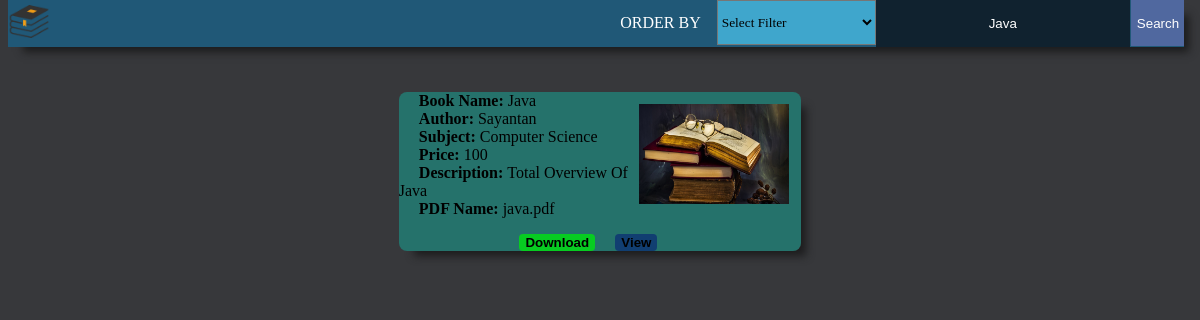
The app's page /php/Search_Record.php?Book_Name=Java with its own data.
### tables this page shows
CREATE TABLE `upload_record` (
  `ID` int(11) NOT NULL,
  `Email` char(50) DEFAULT NULL,
  `Book_Name` char(30) DEFAULT NULL,
  `Author` char(30) DEFAULT NULL,
  `Subject` char(30) DEFAULT NULL,
  `Price` int(11) DEFAULT NULL,
  `Description` text,
  `PDF_Name` text,
  `Image_Name` text,
  `downloads` int(11) DEFAULT '0',
  `views` int(11) DEFAULT '0',
  `Upload_Date_Time` datetime DEFAULT CURRENT_TIMESTAMP,
  `Priority_Points` int(11) DEFAULT '0'
);

### php/Search_Record.php (the view, shortened to what this page needs)
<!DOCTYPE html>
<html>
<head>
<link rel="stylesheet" type="text/css" href="css/Search_Record.css" />
<link rel="stylesheet" type="text/css" href="css/navigation_panel.css" />
</head>
<body bgcolor="#37383b" style="background-size: cover;height: 100%;background-attachment: fixed">
<ul class="navigation_bar">
<li style="float: left;"><img src="images/logo.png" width="42%" title="Next Book Store" /></li>
<form method="GET" action="<?php echo htmlspecialchars($_SERVER['PHP_SELF']) ?>">
<li style="float: right"><input type="submit" name="submit" value="Search" /></li>
<li style="float: right"><input type="text" placeholder="Enter Book Name" name="Book_Name" required value="<?php
if(isset($_GET['Book_Name']))
echo $_GET['Book_Name'];
else
echo $_SESSION['Book_Name'];
?>"/>
</li>
</form>
<li style="float: right">
<select id="orderBy">
<option value="none" select>Select Filter</option>
</select>
</li>
<li style="float: right;"><a>ORDER BY</a></li>
</ul>
<br><br><br><br>
<?php
if(!isset($_GET['Filter']))
{
$Filter=1;
}
else
{
$Filter=$_GET['Filter'];
}
	function validate_input($Input)
		{
		$Input=trim($Input);
		$Input=stripslashes($Input);
		$Input=htmlspecialchars($Input);
		return $Input;
		}
	if(!isset($_GET['Book_Name']))
	{
	$Input=$_SESSION['Book_Name'];
	}
	else
	{
	$Input=$_GET['Book_Name'];
	}
$Search_Query=validate_input($Input);
require("Connection.php");
$Command1="SELECT * FROM upload_record where Book_Name LIKE '%$Search_Query%' OR Description LIKE '%$Search_Query%' OR Author LIKE '%$Search_Query%' OR Subject LIKE '%$Search_Query%' ORDER BY Upload_Date_Time DESC";
$Command2="SELECT * FROM upload_record where Book_Name LIKE '%$Search_Query%' OR Description LIKE '%$Search_Query%' OR Author LIKE '%$Search_Query%' OR Subject LIKE '%$Search_Query%' ORDER BY Upload_Date_Time ASC";
$Command3="SELECT * FROM upload_record where Book_Name LIKE '%$Search_Query%' OR Description LIKE '%$Search_Query%' OR Author LIKE '%$Search_Query%' OR Subject LIKE '%$Search_Query%' ORDER BY Priority_Points DESC";
$Command4="SELECT * FROM upload_record where Book_Name LIKE '%$Search_Query%' OR Description LIKE '%$Search_Query%' OR Author LIKE '%$Search_Query%' OR Subject LIKE '%$Search_Query%' ORDER BY Priority_Points ASC";
	if($Filter==1)
$Result=mysqli_query($Connection,$Command1);
	elseif($Filter==2)
$Result=mysqli_query($Connection,$Command2);
	elseif($Filter==3)
$Result=mysqli_query($Connection,$Command3);
	else
$Result=mysqli_query($Connection,$Command4);
	if(mysqli_num_rows($Result)>0)
	{
		while($Display=mysqli_fetch_assoc($Result))
		{
		echo "<div class=card>";
		echo "<span style='padding-left: 5%'><b>Book Name: </b></span>".$Display['Book_Name'];
		echo "<img src='Image_uploads/".$Display['Image_Name']."'height='100' width='150' align='right' style='margin-top: 3%;margin-right: 3%'/>"."<br>";
		echo "<span style='padding-left: 5%'><b>Author: </b></span>".$Display['Author']."<br>";
		echo "<span style='padding-left: 5%'><b>Subject: </b></span>".$Display['Subject']."<br>";
		echo "<span style='padding-left: 5%'><b>Price: </b></span>".$Display['Price']."<br>";
		echo "<span style='padding-left: 5%'><b>Description: </b></span>".$Display['Description']."<br>";
		echo "<span style='padding-left: 5%'><b>PDF Name: </b></span>".$Display['PDF_Name']."<br>";
		echo "<a href='Download_PDF.php?id=".$Display['ID']."&PDF_Name=".$Display['PDF_Name']."'>";
		echo "<span style='padding-left: 30%'><button style='background-color: #07cc21;border: none;cursor:pointer;border-radius: 4px;margin-top: 4%' type='button'><b>Download</b></button></span>";
		echo "</a>";
		echo "<a href='View_PDF.php?id=".$Display['ID']."&PDF_Name=".$Display['PDF_Name']."'>";
		echo "<span style='padding-left: 5%'><button style='background-color: #113e71;border:none; cursor:pointer;border-radius: 4px;margin-top: 4%' type='button'><b>View</b></button></span>";
		echo "</a>";
		echo "</div>";
		}
	}
	else
	{
	echo "<span style='padding-left:45%;color: red'>No Record Found</span>";
	}
?>
</body>
</html>

### php/css/Search_Record.css (style rules this page uses)
.card { margin-top: 1%; margin-left: 33%; margin-right: 33%; border-radius: 8px; background-color: rgba(30,138,127,0.7); box-shadow: 10px 10px 8px -5px #1c1c1d; }

### php/css/navigation_panel.css (style rules this page uses)
ul { list-style-type: none; top: 0; margin-top: 0; padding: 0; overflow: hidden; position: fixed; width: 98%; background-color: rgba(10,120,180,0.5); box-shadow: 10px 10px 8px -5px #1c1c1d; }
li { float: left; }
li a { display: block; color: white; text-align: center; padding: 14px 16px; text-decoration: none; }
input[type=submit] { border: none; color: white; text-align: center; display: block; background-color: rgba(130,120,200,0.5); height: 46px; margin-left: 2%; text-decoration: none; width: 100%; }
input[type=text] { border: none; text-align: center; color: white; display: block; background-color: rgba(10,12,18,0.7); height: 45px; width: 250px; }
select { background-color: #3fa6cc; display: block; height: 45px; font-size: 11; font-family: Arial Rounded MT Bold; position: relative; }
select option { background-color: #3fa6cc; display: block; height: 45px; font-size: 10; font-family: Arial Rounded MT Bold; }

### records on screen
upload_record: Book_Name "Java", Image_Name (picture), Author "Sayantan", Subject "Computer Science", Price "100", Description "Total Overview Of Java", PDF_Name "java.pdf"
